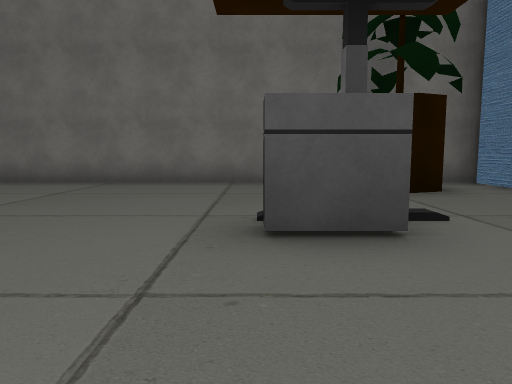
view 1 (above)

24 first-person views from a walk through a 3-D level made in the Unity game engine. The camera is 1.2 m above the floor, tilts 6° down and sees 70° across. The floor is counted in squares, 2 m on a side. Each view is taken from the middle of a square. On the plan, view 1 faces up. The plan holds only what a view shows up to about 10 squares ahead; the rest is blank. The place goes on beyond the plan. The player character is not drawn. Some surface patterns are stand-ins.

view 2
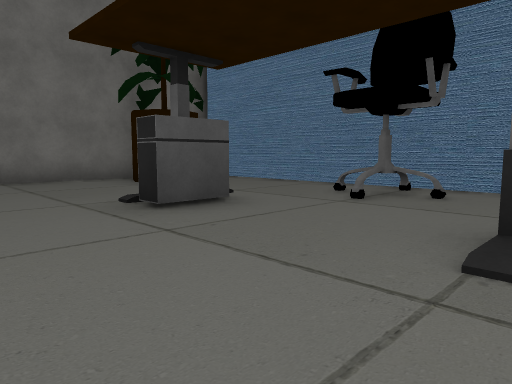

view 3
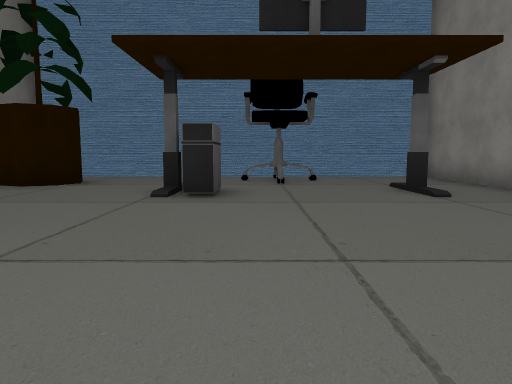

view 4
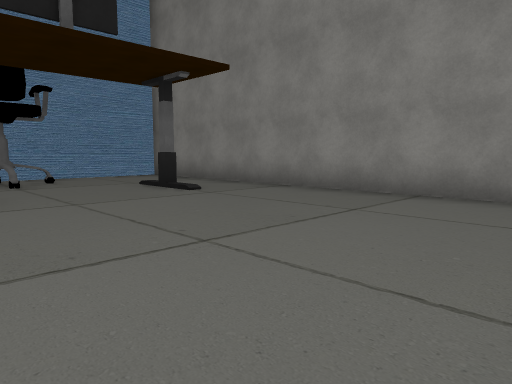

view 5
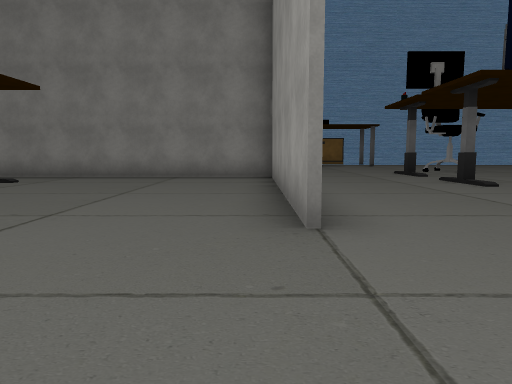

view 6
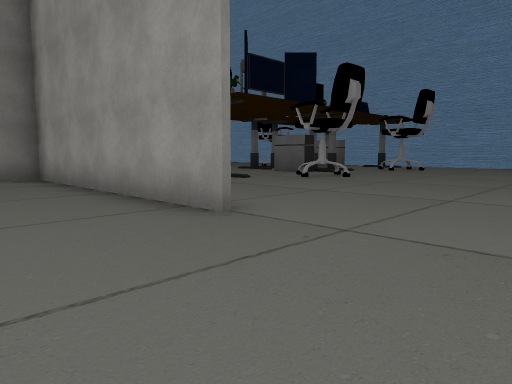

view 7
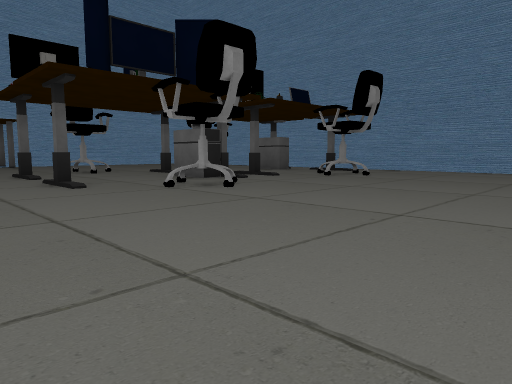

view 8
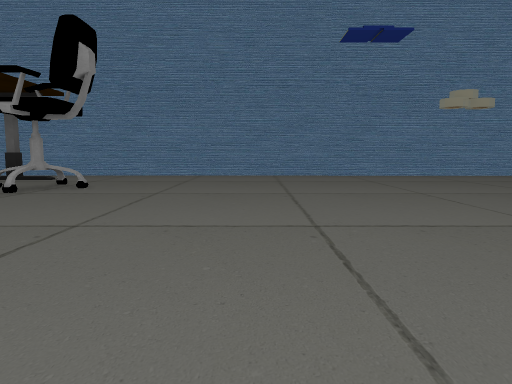

view 9
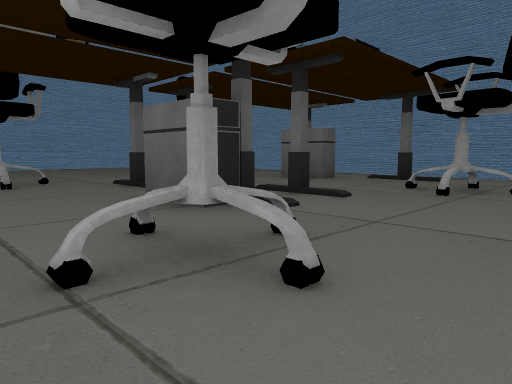

view 10
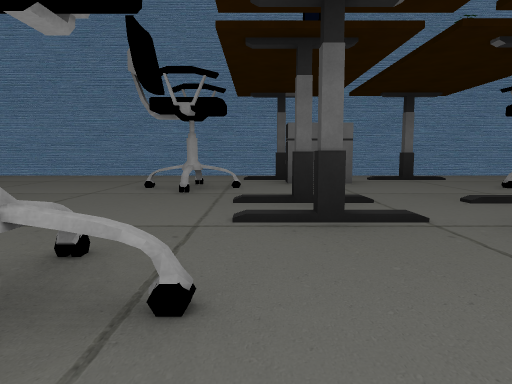

view 11
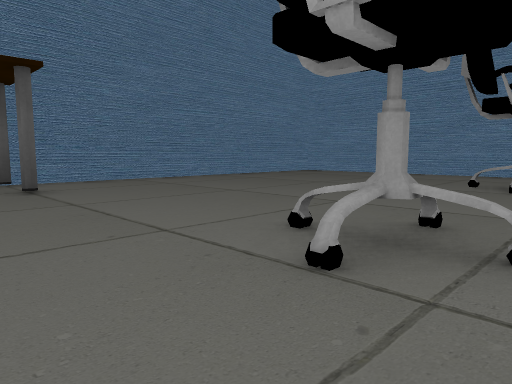

view 12
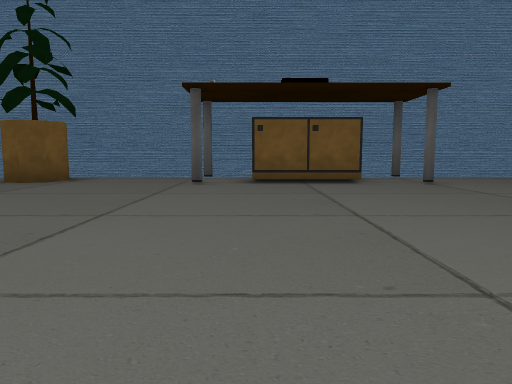

view 13
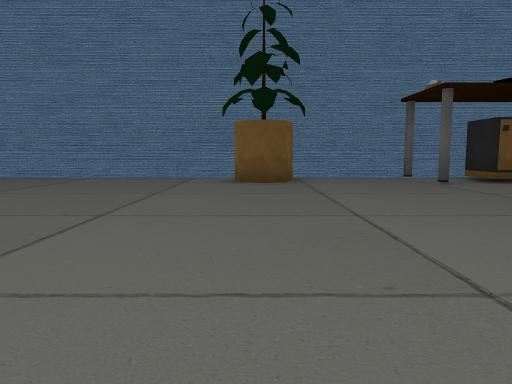

view 14
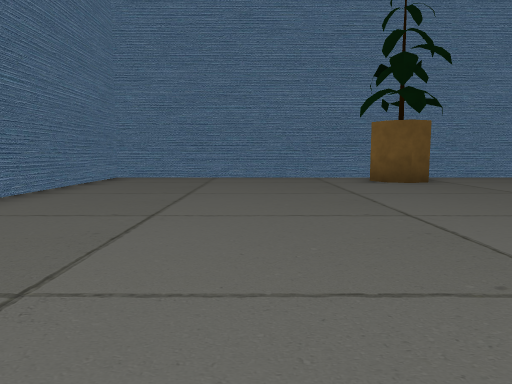

view 15
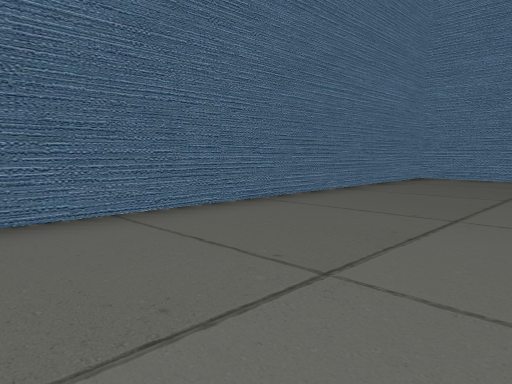

view 16
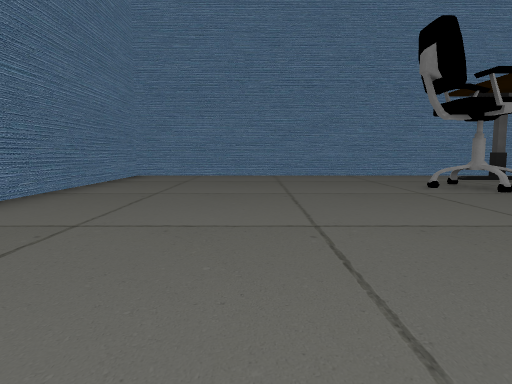

view 17
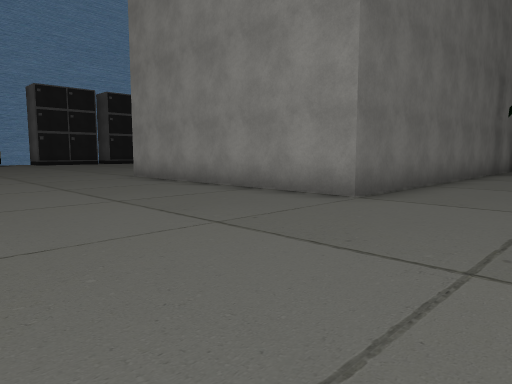

view 18
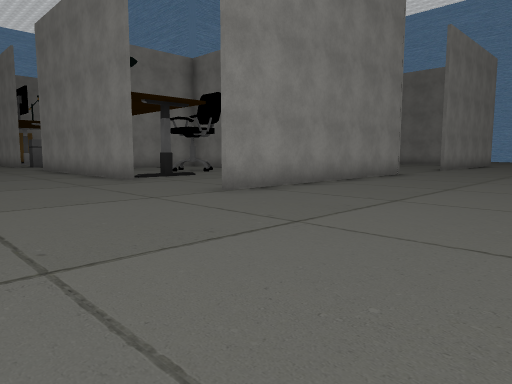

view 19
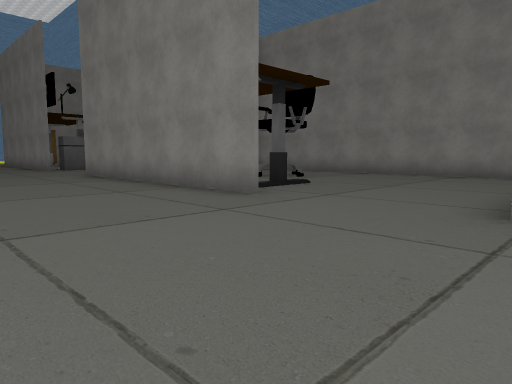

view 20
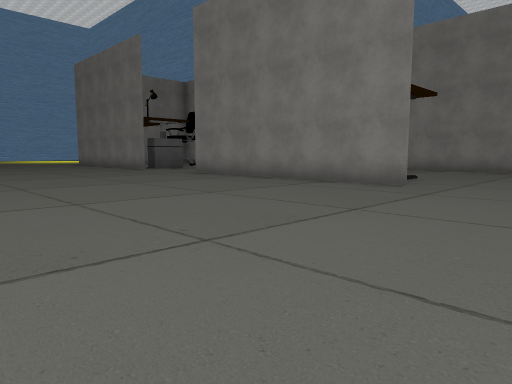

view 21
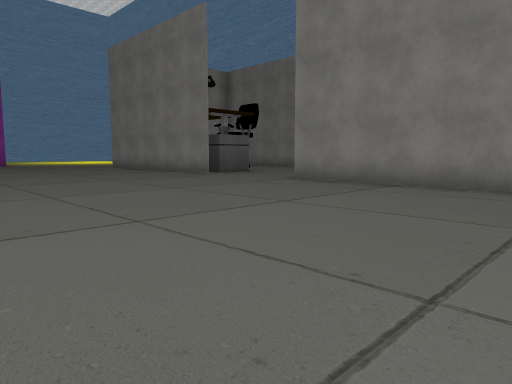

view 22
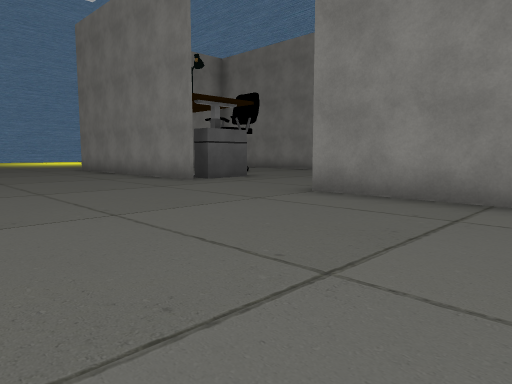

view 23
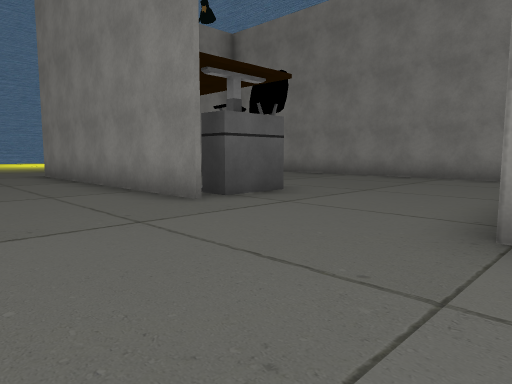

view 24
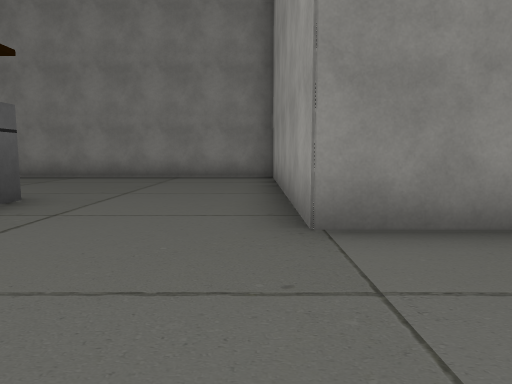

### Floor plan
Key: @ floor where view 1 was taken; # wall or solid block; x gap in a wall; . floor; C chair; O other object.
Columns run from 20 left of view 1 to 12 right of it. Each row starts with its distance up from view 1.
 21                ........
 20                .............
 19                ................
 18           .....................
 17           .......................
 16           .......................
 15           .......................
 14            ....#..#######...#####
 13            ....#....    #...OO
 12 #          ....#.....    ....
 11 #..        ....#.....C  #..... O
 10 #...       ....#.....C  #.....OO
  9 #.....     ....#....    #......
  8 #......   .....###########......
  7 #........ ............#..#######
  6 #.....................##.#
  5 #........................#
  4 #.............#..........#
  3 #.............#.....OO...#
  2 #...C....C....#........C.#
  1 #..CC...CC....#........Cx#
  0 #..........#..#.....@....#
 -1 #....#.O......#..........#
 -2 #.O...........############
 -3 #.O..#.#...#..    .  ....#
 -4 #..............  ........#
 -5 #..CC...CC...............#
 -6 #........C...............#
 -7 #........................#
 -8 #........................#
 -9 #........................#
-10 #........#....#..........#
-11 #..........O##....#......#
-12 #..........  .#..........#
-13 ###########  #############

Where each view was taken, in squares from view 1:
view 1: 0 up, 0 right, facing up
view 2: 1 down, 2 left, facing up-right
view 3: 2 up, 5 left, facing right
view 4: 3 up, 5 left, facing down-right
view 5: 7 up, 5 left, facing down
view 6: 7 up, 3 left, facing down-left
view 7: 7 up, 7 left, facing down-left
view 8: 5 up, 10 left, facing left
view 9: 3 up, 10 left, facing down-left
view 10: 4 down, 10 left, facing left
view 11: 4 down, 9 left, facing down-left
view 12: 3 down, 7 left, facing down
view 13: 3 down, 2 left, facing down
view 14: 3 down, 1 right, facing down
view 15: 3 down, 1 right, facing down-right
view 16: 9 down, 10 left, facing left
view 17: 5 up, 10 left, facing up-right
view 18: 18 up, 10 left, facing down-right
view 19: 18 up, 6 left, facing down-right
view 20: 21 up, 5 left, facing down-right
view 21: 21 up, 1 left, facing down-right
view 22: 19 up, 1 right, facing down-right
view 23: 17 up, 4 right, facing down-right
view 24: 17 up, 5 right, facing down
